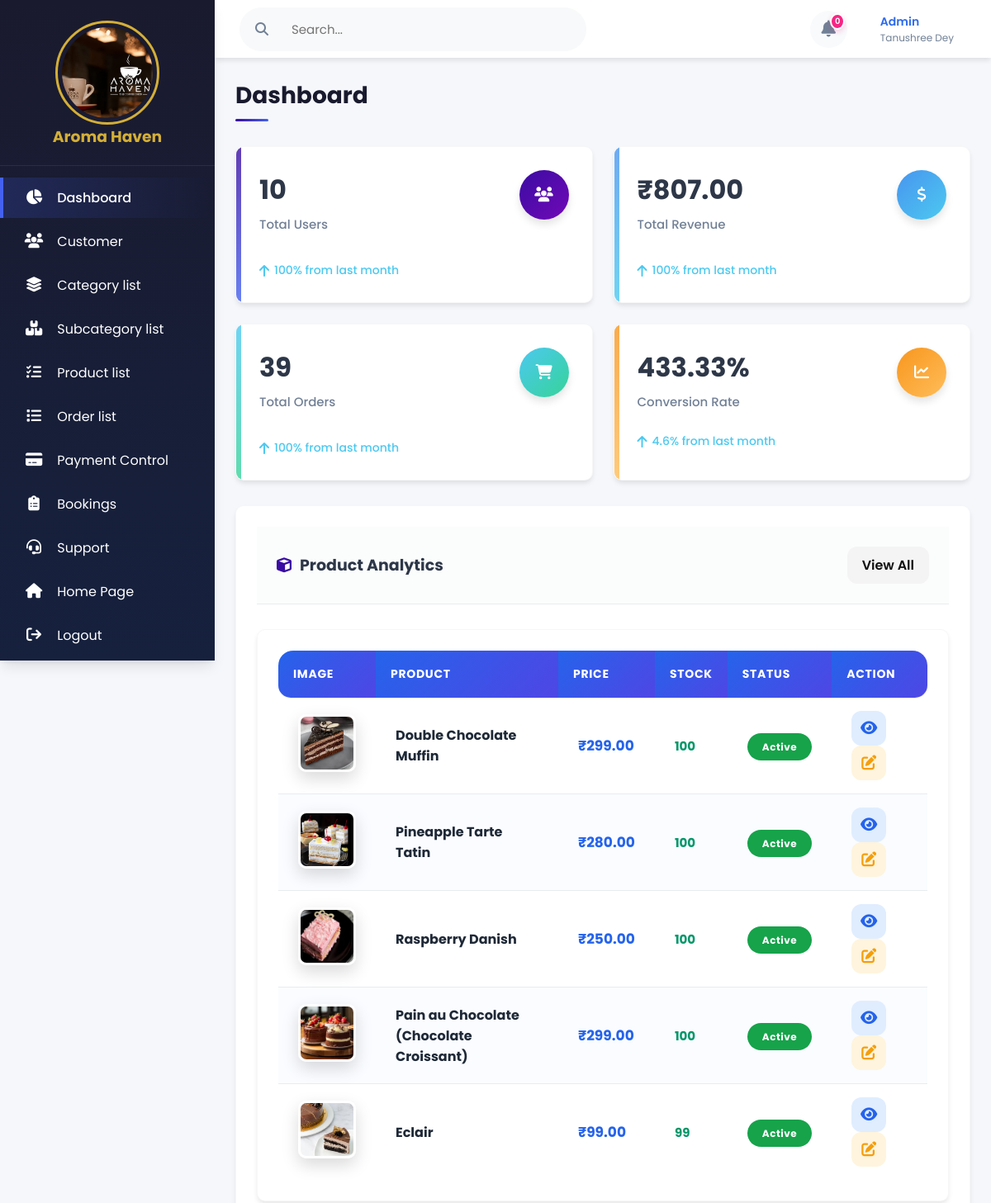
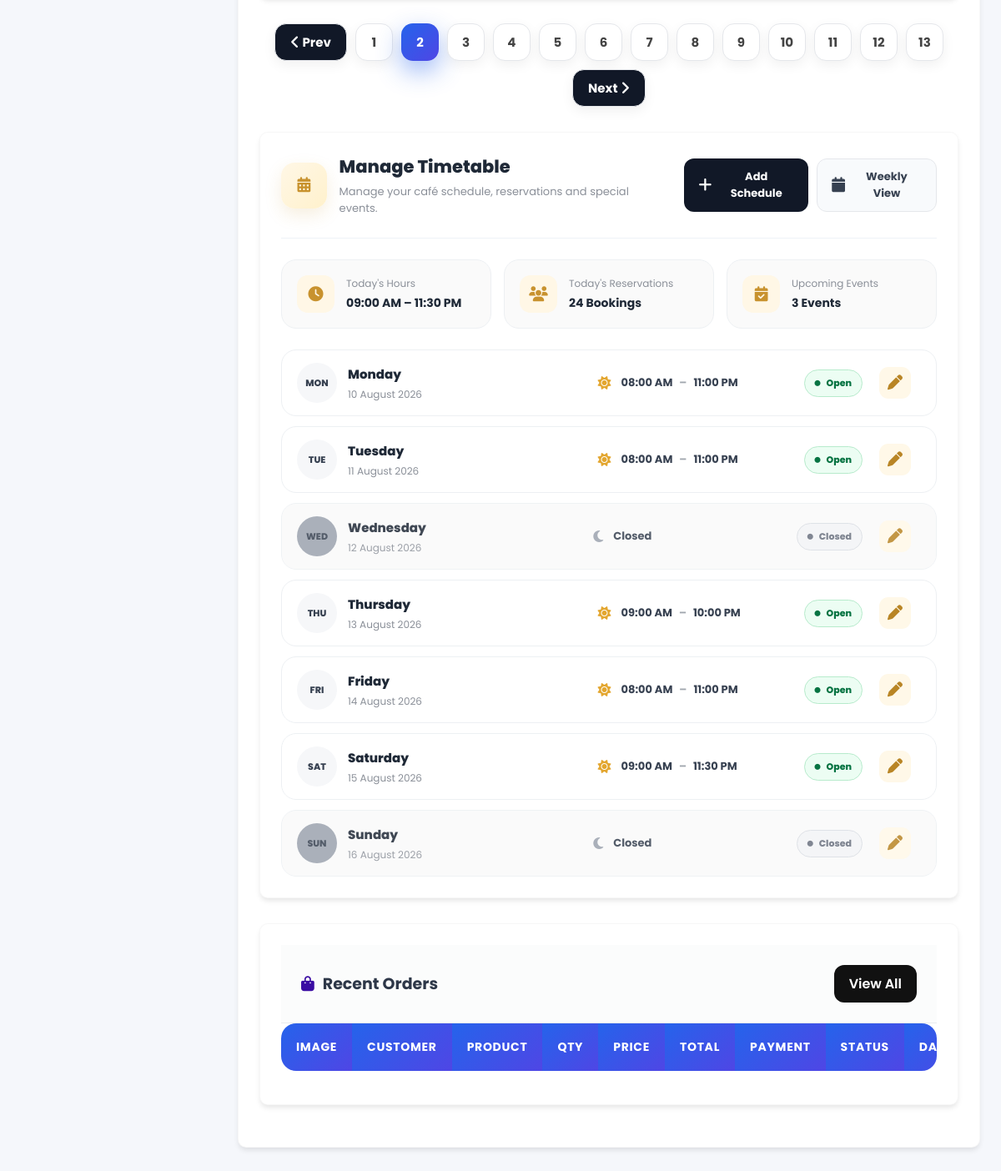
Page /admin/admin_panel.php?page=2 (signed in) on the committed database (2 pictures, top to bottom).
### tables this page shows
CREATE TABLE `products` (
  `id` int(11) NOT NULL,
  `category_id` int(255) NOT NULL,
  `category_name` varchar(255) NOT NULL,
  `name` varchar(100) NOT NULL,
  `price` decimal(10,2) NOT NULL,
  `stock` int(11) NOT NULL DEFAULT 0,
  `image` text NOT NULL,
  `status` tinyint(1) NOT NULL DEFAULT 1,
  `create_at` timestamp NOT NULL DEFAULT current_timestamp()
);

### admin/admin_panel.php (the view, shortened to what this page needs)
<!DOCTYPE html>
<html lang="en">
  <head>
    <link
      rel="stylesheet"
      href="https://cdnjs.cloudflare.com/ajax/libs/font-awesome/6.4.2/css/all.min.css"
    />
    <link
      rel="stylesheet"
      href="https://cdnjs.cloudflare.com/ajax/libs/animate.css/4.1.1/animate.min.css"
    />
    <link rel="stylesheet" href="admin_panel.css" />
    <?php
global $conn;
?>
    <?php
$sql="select count(*) as total_user from clients;";
$run=mysqli_query($conn,$sql);
$result=mysqli_fetch_assoc($run);
$total_user=$result['total_user'];
$revenue_query = mysqli_query($conn,"
SELECT SUM(grand_total) AS total_revenue
FROM userorder
WHERE payment_status='Paid'
");
$revenue_data = mysqli_fetch_assoc($revenue_query);
$total_revenue = $revenue_data['total_revenue'] ?? 0;
$user_query = mysqli_query($conn,"
SELECT COUNT(*) as total_users
FROM clients
WHERE role='user'
");
$user_data = mysqli_fetch_assoc($user_query);
$total_users = $user_data['total_users'] ?? 0;
$order_query = mysqli_query($conn,"
SELECT COUNT(*) as total_orders
FROM userorder
");
$order_data = mysqli_fetch_assoc($order_query);
$total_orders = $order_data['total_orders'] ?? 0;
if($total_users > 0){
    $conversion_rate = round(($total_orders / $total_users) * 100, 2);
}else{
    $conversion_rate = 0;
}
?>
<?php
$current_users = mysqli_fetch_assoc(mysqli_query($conn,"
SELECT COUNT(*) as total
FROM clients
WHERE role='user'
AND MONTH(addwithus) = MONTH(CURRENT_DATE())
"))['total'];
$last_users = mysqli_fetch_assoc(mysqli_query($conn,"
SELECT COUNT(*) as total
FROM clients
WHERE role='user'
AND MONTH(addwithus) = MONTH(CURRENT_DATE() - INTERVAL 1 MONTH)
"))['total'];
$user_change = ($last_users > 0)
? round((($current_users - $last_users) / $last_users) * 100, 1)
: 100;
?>
<?php
$current_revenue = mysqli_fetch_assoc(mysqli_query($conn,"
SELECT SUM(grand_total) as total
FROM userorder
WHERE payment_status='Paid'
AND MONTH(created_at) = MONTH(CURRENT_DATE())
"))['total'];
$last_revenue = mysqli_fetch_assoc(mysqli_query($conn,"
SELECT SUM(grand_total) as total
FROM userorder
WHERE payment_status='Paid'
AND MONTH(created_at) = MONTH(CURRENT_DATE() - INTERVAL 1 MONTH)
"))['total'];
$current_revenue = $current_revenue ?? 0;
$last_revenue = $last_revenue ?? 0;
$revenue_change = ($last_revenue > 0)
? round((($current_revenue - $last_revenue) / $last_revenue) * 100, 1)
: 100;
?>
<?php
$current_orders = mysqli_fetch_assoc(mysqli_query($conn,"
SELECT COUNT(*) as total
FROM userorder
WHERE MONTH(created_at) = MONTH(CURRENT_DATE())
"))['total'];
$last_orders = mysqli_fetch_assoc(mysqli_query($conn,"
SELECT COUNT(*) as total
FROM userorder
WHERE MONTH(created_at) = MONTH(CURRENT_DATE() - INTERVAL 1 MONTH)
"))['total'];
$order_change = ($last_orders > 0)
? round((($current_orders - $last_orders) / $last_orders) * 100, 1)
: 100;
?>
  </head>
  <body>
    <div class="container">
      <?php include "sidebar.php";?>
      <?php
        include "header.php";
        ?>
      <div class="main-content">
        <div class="page-title">
          <div class="title">Dashboard</div>
        </div>
        <div class="stats-cards">
          <div class="stat-card">
            <div class="card-header">
              <div>
                <div class="card-value"><?=$total_user?></div>
                <div class="card-label">Total Users</div>
              </div>
              <div class="card-icon purple">
                <i class="fas fa-users"></i>
              </div>
            </div>
            <div class="card-change positive">
              <div class="card-change <?= ($user_change >= 0 ? 'positive' : 'negative') ?>">
                  <i class="fas fa-arrow-<?= ($user_change >= 0 ? 'up' : 'down') ?>"></i>
                  <span><?= $user_change ?>% from last month</span>
              </div>
            </div>
          </div>
          <div class="stat-card">
            <div class="card-header">
              <div>
                <div class="card-value">
                  ₹<?= number_format($total_revenue,2) ?>
                  </div>
                <div class="card-label">Total Revenue</div>
              </div>
              <div class="card-icon blue">
                <i class="fas fa-dollar-sign"></i>
              </div>
            </div>
            <div class="card-change positive">
                  <div class="card-change <?= ($revenue_change >= 0 ? 'positive' : 'negative') ?>">
                    <i class="fas fa-arrow-<?= ($revenue_change >= 0 ? 'up' : 'down') ?>"></i>
                    <span><?= $revenue_change ?>% from last month</span>
                </div>
            </div>
          </div>
          <div class="stat-card">
            <div class="card-header">
              <div>
                <div class="card-value"><?=$total_orders?></div>
                <div class="card-label">Total Orders</div>
              </div>
              <div class="card-icon green">
                <i class="fas fa-shopping-cart"></i>
              </div>
            </div>
            <div class="card-change negative">
              <div class="card-change <?= ($order_change >= 0 ? 'positive' : 'negative') ?>">
                  <i class="fas fa-arrow-<?= ($order_change >= 0 ? 'up' : 'down') ?>"></i>
                  <span><?= $order_change ?>% from last month</span>
              </div>
            </div>
          </div>
          <div class="stat-card">
            <div class="card-header">
              <div>
               <div class="card-value">
                  <?php echo $conversion_rate; ?>%
              </div>
              <div class="card-label">
                  Conversion Rate
              </div>
              </div>
              <div class="card-icon orange">
                <i class="fas fa-chart-line"></i>
              </div>
            </div>
            <div class="card-change positive">
              <i class="fas fa-arrow-up"></i>
              <span>4.6% from last month</span>
            </div>
          </div>
        </div>
<div class="table-card mb-4">
<div class="card-title d-flex justify-content-between align-items-center">
<h3 style="font-weight:700;">
<i class="fas fa-cube"></i>
Product Analytics
</h3>
<?php
$view_all =
isset($_GET['view']) &&
$_GET['view'] == 'all';
?>
<a href="?view=<?php echo $view_all ? 'less' : 'all'; ?>"
   style="
   text-decoration:none;
   font-weight:600;
   padding:10px 18px;
   background:#f4f4f4;
   border-radius:12px;
   color:#111;
">
   <?php echo $view_all ? 'Show Less' : 'View All'; ?>
</a>
</div>
<div class="row p-4 g-4">
<?php
$limit = 5;
$page = isset($_GET['page']) ? (int)$_GET['page'] : 1;
$start = ($page-1) * $limit;
$total_products = mysqli_fetch_assoc(mysqli_query($conn,"
SELECT COUNT(*) AS total
FROM products
"));
$total_products = $total_products['total'];
$total_pages = ceil($total_products / $limit);
$product_query = mysqli_query($conn,"
SELECT *
FROM products
ORDER BY id DESC
LIMIT $start,$limit
");
?>
<div class="table-card">
<div class="table-responsive">
<table class="data-table">
<thead>
<tr>
<th>Image</th>
<th>Product</th>
<th>Price</th>
<th>Stock</th>
<th>Status</th>
<th>Action</th>
</tr>
</thead>
<tbody>
<?php
while($row=mysqli_fetch_assoc($product_query)){
?>
<tr>
<td>
<img src="../images/<?php echo $row['image'];?>"
width="60"
style="border-radius:10px;">
</td>
<td><?php echo $row['name']; ?></td>
<td>₹<?php echo $row['price']; ?></td>
<td><?php echo $row['stock']; ?></td>
<td>
<?php
if($row['status']==1){
?>
<span class="badge bg-success">Active</span>
<?php
}else{
?>
<span class="badge bg-danger">Inactive</span>
<?php
}
?>
</td>
<td>
<a href="admin_view_product.php?id=<?=$row['id']?>">
<i class="fas fa-eye"></i></a>
<a href="edit_product.php?id=<?=$row['id']?>">
<i class="fas fa-edit"></i>
</a>
</td>
</tr>
<?php
}
?>
</tbody>
</table>
</div>
</div>
<div class="pagination-box">
<?php
if($page>1){
echo "<a class='prev-next' href='?page=".($page-1)."'>
<i class='fas fa-angle-left'></i>&nbsp;Prev
</a>";
}
for($i=1;$i<=$total_pages;$i++){
if($i==$page){
echo "<span class='active-page'>$i</span>";
}else{
echo "<a href='?page=$i'>$i</a>";
}
}
if($page<$total_pages){
echo "<a class='prev-next' href='?page=".($page+1)."'>
Next&nbsp;<i class='fas fa-angle-right'></i>
</a>";
}
?>
</div>
<?php
$weekDays = [
    [
        'name' => 'Monday',
        'short' => 'MON',
        'status' => 'open',
        'open' => '08:00 AM',
        'close' => '11:00 PM'
    ],
    [
        'name' => 'Tuesday',
        'short' => 'TUE',
        'status' => 'open',
        'open' => '08:00 AM',
        'close' => '11:00 PM'
    ],
    [
        'name' => 'Wednesday',
        'short' => 'WED',
        'status' => 'closed',
        'open' => '',
        'close' => ''
    ],
    [
        'name' => 'Thursday',
        'short' => 'THU',
        'status' => 'open',
        'open' => '09:00 AM',
        'close' => '10:00 PM'
    ],
    [
        'name' => 'Friday',
        'short' => 'FRI',
        'status' => 'open',
        'open' => '08:00 AM',
        'close' => '11:00 PM'
    ],
    [
        'name' => 'Saturday',
        'short' => 'SAT',
        'status' => 'open',
        'open' => '09:00 AM',
        'close' => '11:30 PM'
    ],
    [
        'name' => 'Sunday',
        'short' => 'SUN',
        'status' => 'closed',
        'open' => '',
        'close' => ''
    ]
];
?>
<div class="table-card timetable-card" id="adminTimetable">
    <div class="timetable-header">
        <div class="timetable-title">
            <div class="timetable-icon">
                <i class="fas fa-calendar-alt"></i>
            </div>
            <div>
                <h3>
                    Manage Timetable
                </h3>
                <p>
                    Manage your café schedule, reservations and special events.
                </p>
            </div>
        </div>
        <div class="timetable-actions">
            <button type="button"
                    class="schedule-btn"
                    id="addScheduleBtn">
                <i class="fas fa-plus"></i>
                Add Schedule
            </button>
            <button type="button"
                    class="calendar-btn"
                    id="weeklyViewBtn">
                <i class="fas fa-calendar"></i>
                Weekly View
            </button>
        </div>
    </div>
    <div class="timetable-summary">
        <div class="time-stat">
            <div class="time-stat-icon">
                <i class="fas fa-clock"></i>
            </div>
            <div>
                <span>
                    Today's Hours
                </span>
                <strong id="todayHours">
                </strong>
            </div>
        </div>
        <div class="time-stat">
            <div class="time-stat-icon">
                <i class="fas fa-users"></i>
            </div>
            <div>
                <span>
                    Today's Reservations
                </span>
                <strong>
                    24 Bookings
                </strong>
            </div>
        </div>
        <div class="time-stat">
            <div class="time-stat-icon">
                <i class="fas fa-calendar-check"></i>
            </div>
            <div>
                <span>
                    Upcoming Events
                </span>
                <strong>
                    3 Events
                </strong>
            </div>
        </div>
    </div>
    <div class="schedule-list" id="timetableWeeklyList">
        <?php foreach ($weekDays as $index => $day): ?>
            <?php
            $isOpen = ($day['status'] === 'open');
            $rowClass = $isOpen
                ? 'schedule-day'
                : 'schedule-day closed';
            $statusClass = $isOpen
                ? 'schedule-status open'
                : 'schedule-status closed-status';
            ?>
            <div class="<?= $rowClass ?>"
                 data-day="<?= htmlspecialchars($day['name']) ?>"
                 data-date="<?= htmlspecialchars($day['date_value']) ?>"
                 data-status="<?= htmlspecialchars($day['status']) ?>"
                 data-open="<?= htmlspecialchars($day['open']) ?>"
                 data-close="<?= htmlspecialchars($day['close']) ?>">
                <div class="day-info">
                    <div class="day-circle">
                        <?= $day['short'] ?>
                    </div>
                    <div>
                        <h4>
                            <?= htmlspecialchars($day['name']) ?>
                        </h4>
                        <p>
                            <?= htmlspecialchars($day['date']) ?>
                        </p>
                    </div>
                </div>
                <div class="schedule-time">
                    <?php if ($isOpen): ?>
                        <i class="fas fa-sun"></i>
                        <span class="open-time">
                            <?= htmlspecialchars($day['open']) ?>
                        </span>
                        <b>–</b>
                        <span class="close-time">
                            <?= htmlspecialchars($day['close']) ?>
                        </span>
                    <?php else: ?>
                        <i class="fas fa-moon"></i>
                        <span>
                            Closed
                        </span>
                    <?php endif; ?>
                </div>
                <span class="<?= $statusClass ?>">
                    <i class="fas fa-circle"></i>
                    <span class="status-text">
                        <?= $isOpen ? 'Open' : 'Closed' ?>
                    </span>
                </span>
                <div class="schedule-edit">
                    <button type="button"
                            class="edit-schedule-btn"
                            title="Edit Schedule">
                        <i class="fas fa-pen"></i>
                    </button>
                </div>
            </div>
        <?php endforeach; ?>
    </div>
</div>
<div class="table-card">
<div class="card-title d-flex justify-content-between align-items-center">
<h3 style="font-weight:700;">
<i class="fas fa-shopping-bag"></i>
Recent Orders
</h3>
<a href="order_list.php"
style="
text-decoration:none;
padding:10px 18px;
background:#111;
color:#fff;
border-radius:12px;
font-weight:600;
">
View All
</a>
</div>
<div class="table-responsive">
<table class="data-table">
<thead>
<tr>
<th>Image</th>
<th>Customer</th>
<th>Product</th>
<th>Qty</th>
<th>Price</th>
<th>Total</th>
<th>Payment</th>
<th>Status</th>
<th>Date</th>
</tr>
</thead>
</table>
</div>
</div>
</div>
</div>
  </body>
</html>

### rows in the picture
products: image (picture), name "Double Chocolate Muffin", price "299.00", stock "100", status "Active"
products: image (picture), name "Pineapple Tarte Tatin", price "280.00", stock "100", status "Active"
products: image (picture), name "Raspberry Danish", price "250.00", stock "100", status "Active"
products: image (picture), name "Pain au Chocolate (Chocolate Croissant)", price "299.00", stock "100", status "Active"
products: image (picture), name "Eclair", price "99.00", stock "99", status "Active"

### other values in the picture
$notificationData['total'] "0"
$_SESSION['user_name'] "Tanushree Dey"
$total_user "10"
$user_change "100"
$total_revenue "807.00"
$revenue_change "100"
$total_orders "39"
$order_change "100"
$conversion_rate "433.33"
$day['short'] "MON"
$day['name'] "Monday"
$day['date'] "10 August 2026"
$day['open'] "08:00 AM"
$day['close'] "11:00 PM"
$day['short'] "TUE"
